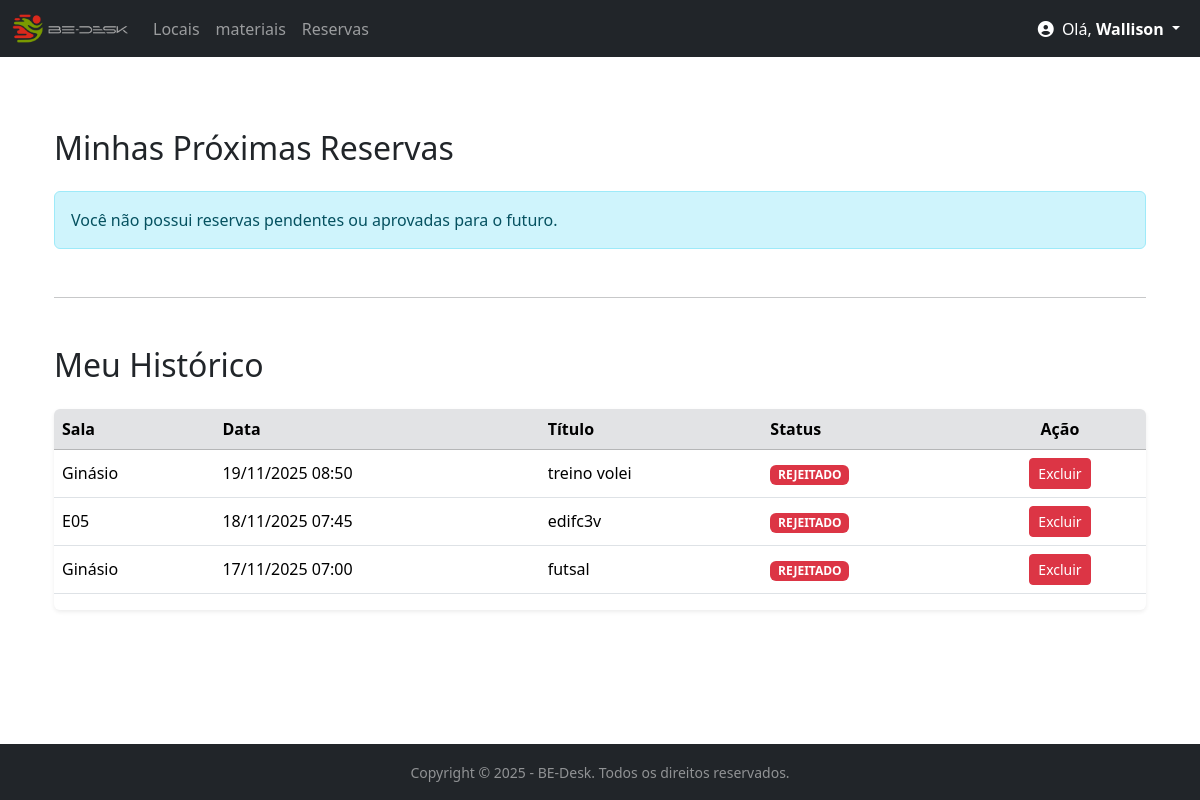
The page /reservas/ (signed in) on the database as committed earlier.
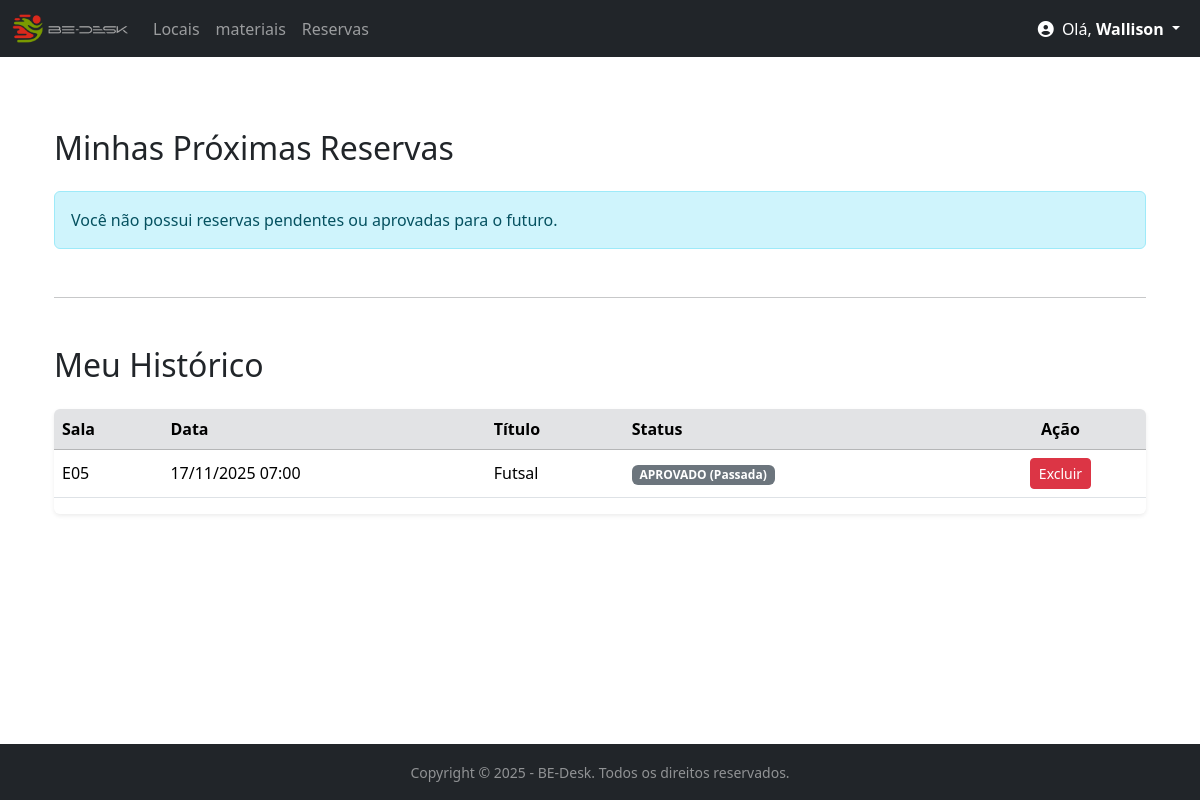
The same page on the database as committed later.
### bedesk/models.py (models this page shows, shortened)
class Agendamento(models.Model):
    STATUS_CHOICES = [
        ('PENDENTE', 'Pendente'), # O valor que vai para o banco (melhor em CAPS)
        ('APROVADO', 'Aprovado'), # O valor que o usuário vê (após a vírgula)
        ('REJEITADO', 'Rejeitado'),
    ]
    nome = models.CharField(max_length=100) # Nome do Agendamento (ex: Reunião de Marketing)
    sala = models.ForeignKey(Sala, on_delete=models.CASCADE)
    motivo = models.TextField()
    horario = models.TimeField()
    data_inicio = models.DateTimeField(null=True, blank=True)
    data_fim = models.DateTimeField(null=True, blank=True)
    status = models.CharField(
        max_length=10,
        choices=STATUS_CHOICES,
        default='PENDENTE' # Valor padrão para novas reservas
    )
    sala = models.ForeignKey(Sala, on_delete=models.CASCADE)
    usuario = models.ForeignKey(User, on_delete=models.CASCADE)
    class Meta:
        verbose_name_plural = "Agendamentos"
        indexes = [
            models.Index(fields=['status']),
        ]

class Sala(models.Model):
    nome = models.CharField(max_length=100)
    capacidade = models.IntegerField(default=1)

### bedesk/views.py (the view)
# urls.py: path('reservas/', views.lista_reservas, name='lista_reserva'),
@login_required
@login_required
def lista_reservas(request):
    today = date.today()
    reservas_ativas = Agendamento.objects.filter(
        usuario=request.user,
        data_inicio__date__gte=today, # Do dia de hoje em diante
        status__in=['APROVADO', 'PENDENTE']
    ).order_by('data_inicio', 'horario')
    reservas_historico = Agendamento.objects.filter(
        usuario=request.user
    ).exclude(
        pk__in=reservas_ativas.values_list('pk', flat=True) # Exclui as que já estão na lista de ativas
    ).order_by('-data_inicio', 'horario')
    context = {
        'reservas_ativas': reservas_ativas,
        'reservas_historico': reservas_historico
    }
    return render(request, 'bedesk/lista_reservas.html', context)

### bedesk/context_processors.py (called while the page is built)
def notificacoes_pendentes(request):
    total_pendentes = 0
    if request.user.is_authenticated and request.user.is_staff:
        salas_pendentes_count = Agendamento.objects.filter(status='PENDENTE').count()
        recursos_pendentes_count = ReservaRecurso.objects.filter(status='PENDENTE').count()
        total_pendentes = salas_pendentes_count + recursos_pendentes_count
    return {
        'pendentes_count': total_pendentes
    }

### bedesk/templates/bedesk/lista_reservas.html (shortened to what this page needs)
{% extends 'bedesk/base.html' %}
{% block content %}
<div class="container mt-4">
    <h2 class="mb-4">Minhas Próximas Reservas</h2>
    {% if reservas_ativas %}
    <div class="table-responsive shadow-sm rounded">
        <table class="table table-hover align-middle">
            <thead class="table-dark">
                <tr>
                    <th>Sala</th>
                    <th>Início</th>
                    <th>Título</th> <th>Status</th>
                    <th class="text-center">Ação</th>
                </tr>
            </thead>
            <tbody>
                {% for reserva in reservas_ativas %}
                <tr>
                    <td>{{ reserva.sala.nome }}</td>
                    <td>{{ reserva.data_inicio|date:"d/m/Y H:i" }}</td>
                    <td>{{ reserva.nome }}</td> <td>
                        {% if reserva.status == 'APROVADO' %}
                            <span class="badge bg-success">{{ reserva.status }}</span>
                        {% else %}
                            <span class="badge bg-warning text-dark">{{ reserva.status }}</span>
                        {% endif %}
                    </td>
                    <td class="text-center">
                        <a href="{% url 'cancelar_reserva_usuario' reserva.id %}" class="btn btn-warning btn-sm">
                            Cancelar
                        </a>
                    </td>
                </tr>
                {% endfor %}
            </tbody>
        </table>
    </div>
    {% else %}
    <div class="alert alert-info" role="alert">
        Você não possui reservas pendentes ou aprovadas para o futuro.
    </div>
    {% endif %}
    <hr class="my-5">
    <h2 class="mb-4">Meu Histórico</h2>
    {% if reservas_historico %}
    <div class="table-responsive shadow-sm rounded">
        <table class="table table-hover align-middle">
            <thead class="table-secondary">
                <tr>
                    <th>Sala</th>
                    <th>Data</th>
                    <th>Título</th> <th>Status</th>
                    <th class="text-center">Ação</th>
                </tr>
            </thead>
            <tbody>
                {% for reserva in reservas_historico %}
                <tr class="{% if reserva.status == 'REJEITADO' %}text-muted{% endif %}">
                    <td>{{ reserva.sala.nome }}</td>
                    <td>{{ reserva.data_inicio|date:"d/m/Y H:i" }}</td>
                    <td>{{ reserva.nome }}</td> <td>
                        {% if reserva.status == 'APROVADO' %}
                            <span class="badge bg-secondary">{{ reserva.status }} (Passada)</span>
                        {% else %}
                            <span class="badge bg-danger">{{ reserva.status }}</span>
                        {% endif %}
                    </td>
                    <td class="text-center">
                        <a href="{% url 'excluir_reserva_usuario' reserva.id %}" class="btn btn-danger btn-sm">
                            Excluir
                        </a>
                    </td>
                </tr>
                {% endfor %}
            </tbody>
        </table>
    </div>
    {% else %}
    <div class="alert alert-light" role="alert">
        Seu histórico de reservas está vazio.
    </div>
    {% endif %}
</div>
{% endblock %}

### bedesk/templates/bedesk/base.html (shortened to what this page needs)
{% load static %}
<!DOCTYPE html>
<html lang="pt-br">
<head>
    {% block head %}
    <link href="https://cdn.jsdelivr.net/npm/bootstrap@5.3.3/dist/css/bootstrap.min.css"
          rel="stylesheet">
    <link rel="stylesheet"
          href="https://cdnjs.cloudflare.com/ajax/libs/font-awesome/6.4.0/css/all.min.css">
    {% endblock %}
</head>
<body class="d-flex flex-column min-vh-100">
{% block nav %}
<nav class="navbar navbar-expand-lg navbar-dark bg-dark">
    <div class="container-fluid">
        <a class="navbar-brand" href="{% url 'inicio' %}">
            <img src="{% static 'img/logo1.png' %}"
                 alt="Logo BE-Desk - Voltar ao Início"
                 height="30"
                 class="d-inline-block align-text-top">
        </a>
        <div class="collapse navbar-collapse" id="navbarNav">
            <ul class="navbar-nav">
                <li class="nav-item">
                    <a class="nav-link" href="{% url 'lista_locais' %}">Locais</a>
                </li>
                <li class="nav-item">
                    <a class="nav-link" href="{% url 'lista_recursos' %}">materiais</a>
                </li>
                <li class="nav-item">
                    <a class="nav-link" href="{% url 'lista_reserva' %}">Reservas</a>
                </li>
            </ul>
            <ul class="navbar-nav ms-auto align-items-center">
                {% if user.is_authenticated %}
                <li class="nav-item dropdown">
                    <a class="nav-link dropdown-toggle text-white"
                       href="#" id="navbarDropdownMenuLink"
                       role="button" data-bs-toggle="dropdown" aria-expanded="false">
                        <i class="fas fa-user-circle me-1"></i>
                        Olá, <strong>
                            {% if user.first_name %}
                                {{ user.first_name }}
                            {% else %}
                                {{ user.username }}
                            {% endif %}
                        </strong>
                    </a>
                </li>
                {% else %}
                <li class="nav-item">
                    <a class="btn btn-outline-light" href="{% url 'login' %}">Entrar</a>
                </li>
                {% endif %}
            </ul>
        </div>
    </div>
</nav>
{% endblock %}
<div class="container mt-5 flex-grow-1">
    {% block content %}
    {% endblock %}
</div> <footer class="footer mt-auto py-3 bg-dark text-white-50 w-100">
    <div class="container-fluid text-center">
        <small>
            Copyright &copy; {% now "Y" %} - BE-Desk. Todos os direitos reservados.
        </small>
    </div>
</footer>
</body>
</html>

Rows that differ between the two databases and show on the page:
removed Agendamento: sala.nome "Ginásio", data_inicio "19/11/2025 08:50", nome "treino volei", status "REJEITADO"
removed Agendamento: sala.nome "E05", data_inicio "18/11/2025 07:45", nome "edifc3v", status "REJEITADO"
removed Agendamento: sala.nome "Ginásio", data_inicio "17/11/2025 07:00", nome "futsal", status "REJEITADO"
added Agendamento: sala.nome "E05", data_inicio "17/11/2025 07:00", nome "Futsal", status "APROVADO"
